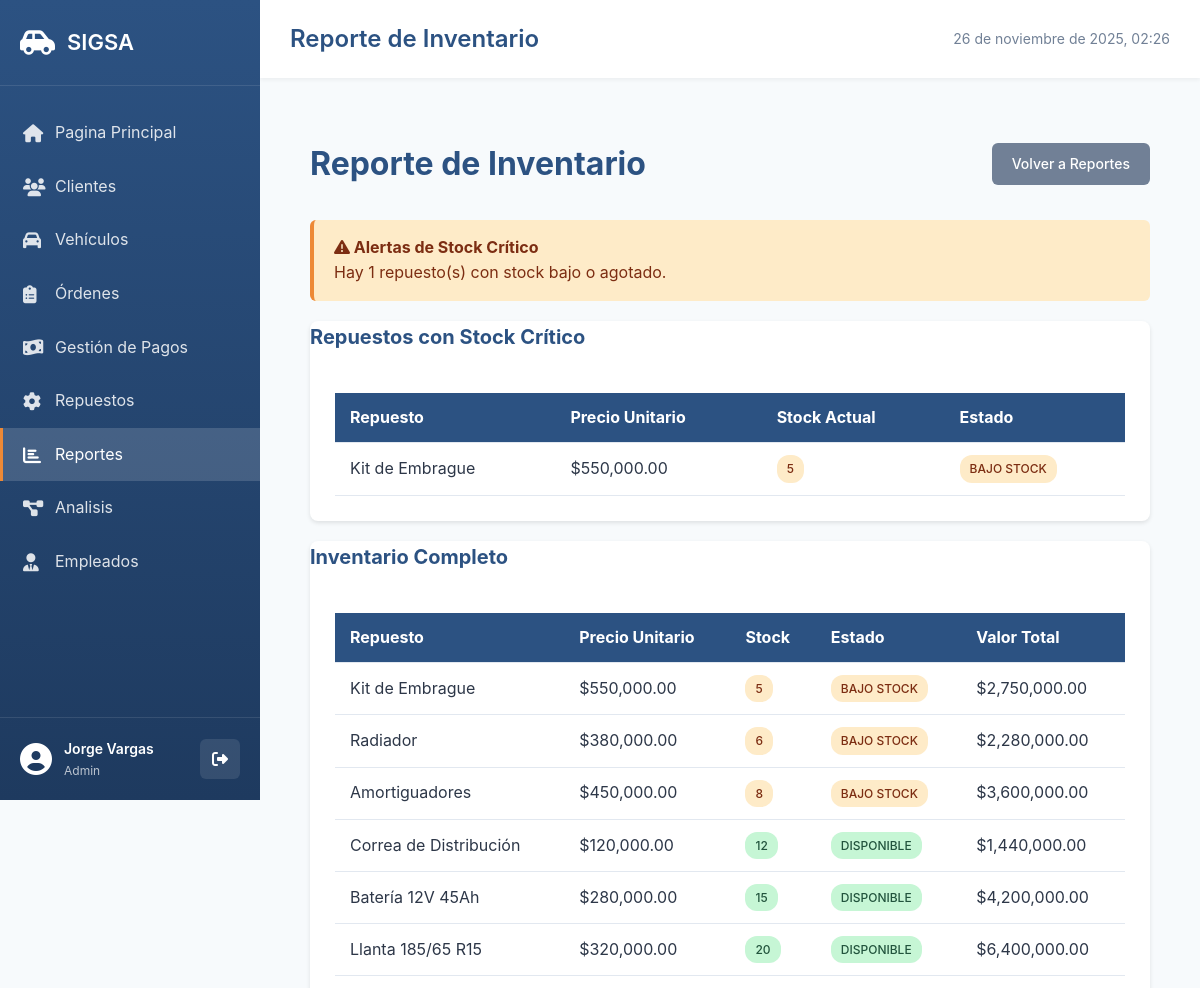
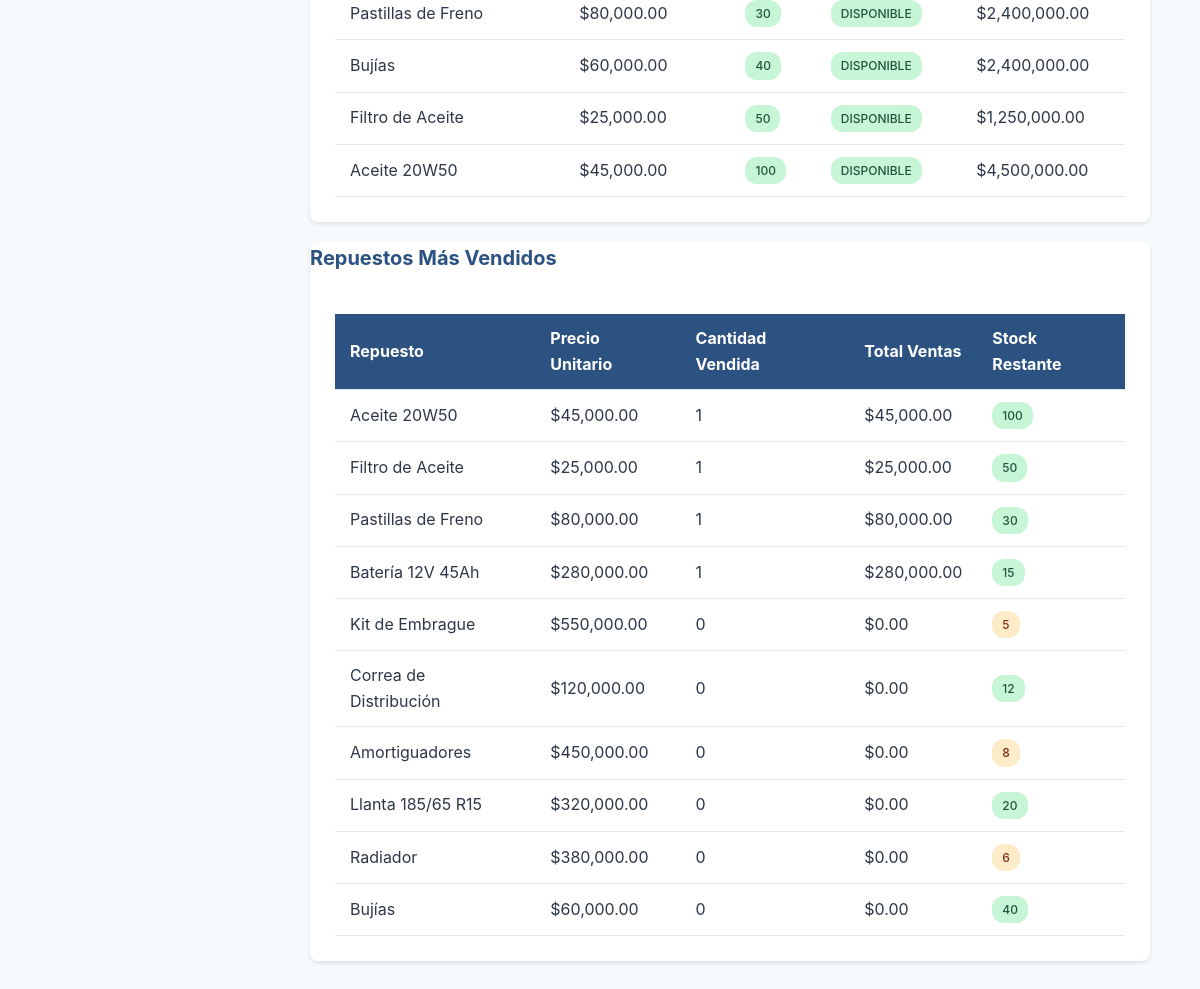
Page /pages/reportes/inventario.php (signed in) on the committed database (2 pictures, top to bottom).
### tables this page shows
CREATE TABLE Repuestos (
    id_repuesto INT AUTO_INCREMENT PRIMARY KEY,
    codigo VARCHAR(50) UNIQUE,
    nombre VARCHAR(200) NOT NULL,
    descripcion TEXT,
    precio_unitario DECIMAL(10, 2) NOT NULL,
    existencia INT DEFAULT 0,
    stock_minimo INT DEFAULT 5,
    categoria VARCHAR(50),
    proveedor VARCHAR(100),
    fecha_actualizacion TIMESTAMP DEFAULT CURRENT_TIMESTAMP ON UPDATE CURRENT_TIMESTAMP,
    INDEX idx_codigo (codigo),
    INDEX idx_nombre (nombre),
    INDEX idx_existencia (existencia)
);

### pages/reportes/inventario.php (the view, shortened to what this page needs)
<?php
$db = getDB();
$stmt = $db->query("
    SELECT * FROM Repuestos
    WHERE existencia <= 5
    ORDER BY existencia ASC
");
$repuestos_criticos = $stmt->fetchAll();
$stmt = $db->query("
    SELECT * FROM Repuestos
    ORDER BY existencia ASC
");
$repuestos = $stmt->fetchAll();
$stmt = $db->query("
    SELECT
        r.nombre,
        r.precio_unitario,
        SUM(rps.cantidad) as total_vendido,
        SUM(rps.subtotal) as total_ventas,
        r.existencia
    FROM Repuestos r
    LEFT JOIN RepuestosPorServicio rps ON r.id_repuesto = rps.id_repuesto
    GROUP BY r.id_repuesto
    ORDER BY total_vendido DESC
");
$movimientos = $stmt->fetchAll();
include __DIR__ . '/../../includes/header.php';
?>
<div class="container">
    <div class="page-header">
        <h1>Reporte de Inventario</h1>
        <a href="index.php" class="btn btn-secondary">Volver a Reportes</a>
    </div>
    <?php if (!empty($repuestos_criticos)): ?>
    <div class="alert alert-warning">
        <h4><i class="fas fa-exclamation-triangle"></i> Alertas de Stock Crítico</h4>
        <p>Hay <?= count($repuestos_criticos) ?> repuesto(s) con stock bajo o agotado.</p>
    </div>
    <div class="card">
        <div class="card-header">
            <h3>Repuestos con Stock Crítico</h3>
        </div>
        <div class="card-body">
            <div class="table-responsive">
                <table class="table">
                    <thead>
                        <tr>
                            <th>Repuesto</th>
                            <th>Precio Unitario</th>
                            <th>Stock Actual</th>
                            <th>Estado</th>
                        </tr>
                    </thead>
                    <tbody>
                        <?php foreach ($repuestos_criticos as $repuesto): ?>
                        <tr>
                            <td><?= htmlspecialchars($repuesto['nombre']) ?></td>
                            <td>$<?= number_format($repuesto['precio_unitario'], 2) ?></td>
                            <td>
                                <span class="badge badge-<?= $repuesto['existencia'] == 0 ? 'danger' : 'warning' ?>">
                                    <?= $repuesto['existencia'] ?>
                                </span>
                            </td>
                            <td>
                                <span class="badge badge-<?= $repuesto['existencia'] == 0 ? 'danger' : 'warning' ?>">
                                    <?= $repuesto['existencia'] == 0 ? 'AGOTADO' : 'BAJO STOCK' ?>
                                </span>
                            </td>
                        </tr>
                        <?php endforeach; ?>
                    </tbody>
                </table>
            </div>
        </div>
    </div>
    <?php endif; ?>
    <div class="card">
        <div class="card-header">
            <h3>Inventario Completo</h3>
        </div>
        <div class="card-body">
            <div class="table-responsive">
                <table class="table">
                    <thead>
                        <tr>
                            <th>Repuesto</th>
                            <th>Precio Unitario</th>
                            <th>Stock</th>
                            <th>Estado</th>
                            <th>Valor Total</th>
                        </tr>
                    </thead>
                    <tbody>
                        <?php foreach ($repuestos as $repuesto): ?>
                        <tr>
                            <td><?= htmlspecialchars($repuesto['nombre']) ?></td>
                            <td>$<?= number_format($repuesto['precio_unitario'], 2) ?></td>
                            <td>
                                <span class="badge badge-<?=
                                    $repuesto['existencia'] > 10 ? 'success' :
                                    ($repuesto['existencia'] > 0 ? 'warning' : 'danger')
                                ?>">
                                    <?= $repuesto['existencia'] ?>
                                </span>
                            </td>
                            <td>
                                <span class="badge badge-<?=
                                    $repuesto['existencia'] > 10 ? 'success' :
                                    ($repuesto['existencia'] > 0 ? 'warning' : 'danger')
                                ?>">
                                    <?=
                                        $repuesto['existencia'] > 10 ? 'DISPONIBLE' :
                                        ($repuesto['existencia'] > 0 ? 'BAJO STOCK' : 'AGOTADO')
                                    ?>
                                </span>
                            </td>
                            <td>$<?= number_format($repuesto['precio_unitario'] * $repuesto['existencia'], 2) ?></td>
                        </tr>
                        <?php endforeach; ?>
                    </tbody>
                </table>
            </div>
        </div>
    </div>
    <div class="card">
        <div class="card-header">
            <h3>Repuestos Más Vendidos</h3>
        </div>
        <div class="card-body">
            <div class="table-responsive">
                <table class="table">
                    <thead>
                        <tr>
                            <th>Repuesto</th>
                            <th>Precio Unitario</th>
                            <th>Cantidad Vendida</th>
                            <th>Total Ventas</th>
                            <th>Stock Restante</th>
                        </tr>
                    </thead>
                    <tbody>
                        <?php foreach ($movimientos as $movimiento): ?>
                        <tr>
                            <td><?= htmlspecialchars($movimiento['nombre']) ?></td>
                            <td>$<?= number_format($movimiento['precio_unitario'], 2) ?></td>
                            <td><?= $movimiento['total_vendido'] ?? 0 ?></td>
                            <td>$<?= number_format($movimiento['total_ventas'] ?? 0, 2) ?></td>
                            <td>
                                <span class="badge badge-<?= $movimiento['existencia'] > 10 ? 'success' : 'warning' ?>">
                                    <?= $movimiento['existencia'] ?>
                                </span>
                            </td>
                        </tr>
                        <?php endforeach; ?>
                    </tbody>
                </table>
            </div>
        </div>
    </div>
</div>
<?php include __DIR__ . '/../../includes/footer.php'; ?>

### assets/css/style.css (style rules this page uses)
* { margin: 0; padding: 0; box-sizing: border-box; }
:root { --primary-color: #2c5282; --secondary-color: #4a90b5; --success-color: #48bb78; --danger-color: #f56565; --warning-color: #ed8936; --info-color: #4299e1; --dark-color: #2d3748; --light-color: #f7fafc; --border-color: #e2e8f0; --text-color: #2d3748; --text-secondary: #718096; }
body { font-family: -apple-system, BlinkMacSystemFont, 'Segoe UI', 'Roboto', 'Oxygen', 'Ubuntu', sans-serif; background-color: #f7fafc; color: var(--text-color); line-height: 1.6; }
.container { max-width: 1400px; margin: 0 auto; padding: 30px 20px; }
.page-header { display: flex; justify-content: space-between; align-items: center; margin-bottom: 30px; }
.page-header h1 { color: var(--primary-color); font-size: 32px; }
.card { background: white; border-radius: 8px; box-shadow: 0 2px 4px rgba(0,0,0,0.1); margin-bottom: 20px; }
.card-body { padding: 25px; }
.card h3 { color: var(--primary-color); margin-bottom: 15px; font-size: 20px; }
.btn { padding: 10px 20px; border: none; border-radius: 6px; font-size: 14px; font-weight: 500; cursor: pointer; text-decoration: none; display: inline-block; transition: all 0.3s; }
.btn-secondary { background-color: #718096; color: white; }
.table { width: 100%; border-collapse: collapse; background: white; }
.table thead { background-color: var(--primary-color); color: white; }
.table th, .table td { padding: 12px 15px; text-align: left; border-bottom: 1px solid var(--border-color); }
.badge { padding: 4px 10px; border-radius: 12px; font-size: 12px; font-weight: 500; display: inline-block; }
.badge-success { background-color: #c6f6d5; color: #22543d; }
.badge-warning { background-color: #feebc8; color: #7c2d12; }
.alert { padding: 15px 20px; border-radius: 6px; margin-bottom: 20px; }
.alert-warning { background-color: #feebc8; color: #7c2d12; border-left: 4px solid var(--warning-color); }

### rows in the picture
repuestos: nombre "Kit de Embrague", precio_unitario "550,000.00", existencia "5", shows "BAJO STOCK", $repuesto['precio_unitario'] * $repuesto['existencia'] "2,750,000.00"
repuestos: nombre "Radiador", precio_unitario "380,000.00", existencia "6", shows "BAJO STOCK", $repuesto['precio_unitario'] * $repuesto['existencia'] "2,280,000.00"
repuestos: nombre "Amortiguadores", precio_unitario "450,000.00", existencia "8", shows "BAJO STOCK", $repuesto['precio_unitario'] * $repuesto['existencia'] "3,600,000.00"
repuestos: nombre "Correa de Distribución", precio_unitario "120,000.00", existencia "12", shows "DISPONIBLE", $repuesto['precio_unitario'] * $repuesto['existencia'] "1,440,000.00"
repuestos: nombre "Batería 12V 45Ah", precio_unitario "280,000.00", existencia "15", shows "DISPONIBLE", $repuesto['precio_unitario'] * $repuesto['existencia'] "4,200,000.00"
repuestos: nombre "Llanta 185/65 R15", precio_unitario "320,000.00", existencia "20", shows "DISPONIBLE", $repuesto['precio_unitario'] * $repuesto['existencia'] "6,400,000.00"
repuestos: nombre "Pastillas de Freno", precio_unitario "80,000.00", existencia "30", shows "DISPONIBLE", $repuesto['precio_unitario'] * $repuesto['existencia'] "2,400,000.00"
repuestos: nombre "Bujías", precio_unitario "60,000.00", existencia "40", shows "DISPONIBLE", $repuesto['precio_unitario'] * $repuesto['existencia'] "2,400,000.00"
repuestos: nombre "Filtro de Aceite", precio_unitario "25,000.00", existencia "50", shows "DISPONIBLE", $repuesto['precio_unitario'] * $repuesto['existencia'] "1,250,000.00"
repuestos: nombre "Aceite 20W50", precio_unitario "45,000.00", existencia "100", shows "DISPONIBLE", $repuesto['precio_unitario'] * $repuesto['existencia'] "4,500,000.00"

### other values in the picture
$currentUser['nombre'] "Jorge Vargas"
$currentUser['rol'] "Admin"
$pageTitle "Reporte de Inventario"
count($repuestos_criticos) "1"
$movimiento['nombre'] "Aceite 20W50"
$movimiento['precio_unitario'] "45,000.00"
$movimiento['total_vendido'] "1"
$movimiento['total_ventas'] "45,000.00"
$movimiento['existencia'] "100"
$movimiento['nombre'] "Filtro de Aceite"
$movimiento['precio_unitario'] "25,000.00"
$movimiento['total_ventas'] "25,000.00"
$movimiento['existencia'] "50"
$movimiento['nombre'] "Pastillas de Freno"
$movimiento['precio_unitario'] "80,000.00"
